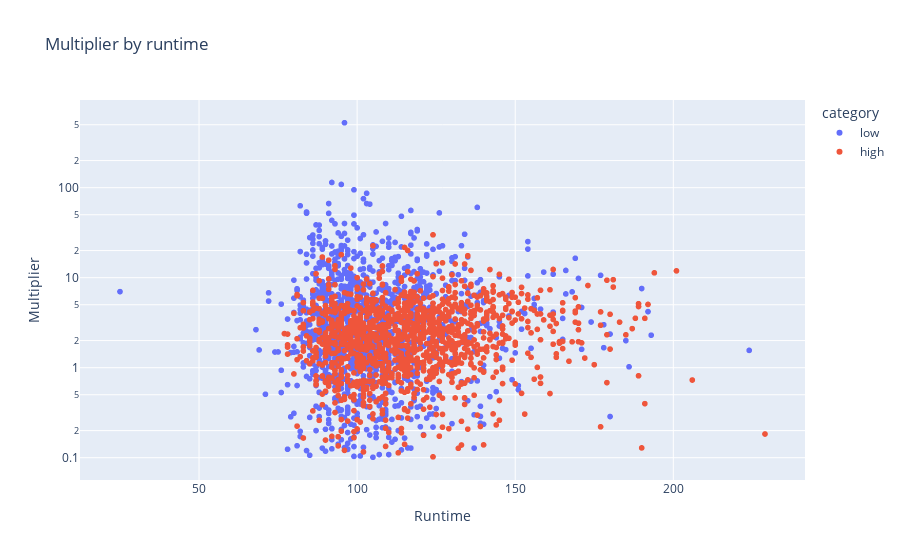

The code cell stored with this chart in its notebook:
### Markdown cell above
The Movie Runtime is the duration of the movie in minutes. Let's explore the distribution of runtime for both high and low budget movies and it's relation to the multiplier.

### Code cell
# Plot the multiplier vs runtime

fig = px.scatter(df, x='runtime', y='multiplier', color='category',
                 labels={'runtime': 'Runtime', 'multiplier': 'Multiplier'},
                 title='Multiplier by runtime', log_y=True)
fig.show()

fig.write_html("./plots_html/multiplier_by_runtime.html",include_plotlyjs = False)

### Figure 1 — Plotly figure (JSON) as saved in the notebook; plotly's stock layout.template omitted (floating-point values rounded to 4 significant figures; data arrays with more than 128 entries replaced by an {"elided": "..."} marker saying what was removed)
{"data": [{"hovertemplate": "category=low<br>Runtime=%{x}<br>Multiplier=%{y}<extra></extra>", "legendgroup": "low", "marker": {"color": "#636efa", "symbol": "circle"}, "mode": "markers", "name": "low", "showlegend": true, "type": "scattergl", "x": {"elided": "1349 int values"}, "xaxis": "x", "y": {"elided": "1349 float values"}, "yaxis": "y"}, {"hovertemplate": "category=high<br>Runtime=%{x}<br>Multiplier=%{y}<extra></extra>", "legendgroup": "high", "marker": {"color": "#EF553B", "symbol": "circle"}, "mode": "markers", "name": "high", "showlegend": true, "type": "scattergl", "x": {"elided": "1308 int values"}, "xaxis": "x", "y": {"elided": "1308 float values"}, "yaxis": "y"}], "layout": {"legend": {"title": {"text": "category"}, "tracegroupgap": 0}, "title": {"text": "Multiplier by runtime"}, "xaxis": {"anchor": "y", "domain": [0, 1], "title": {"text": "Runtime"}}, "yaxis": {"anchor": "x", "domain": [0, 1], "title": {"text": "Multiplier"}, "type": "log"}}}
